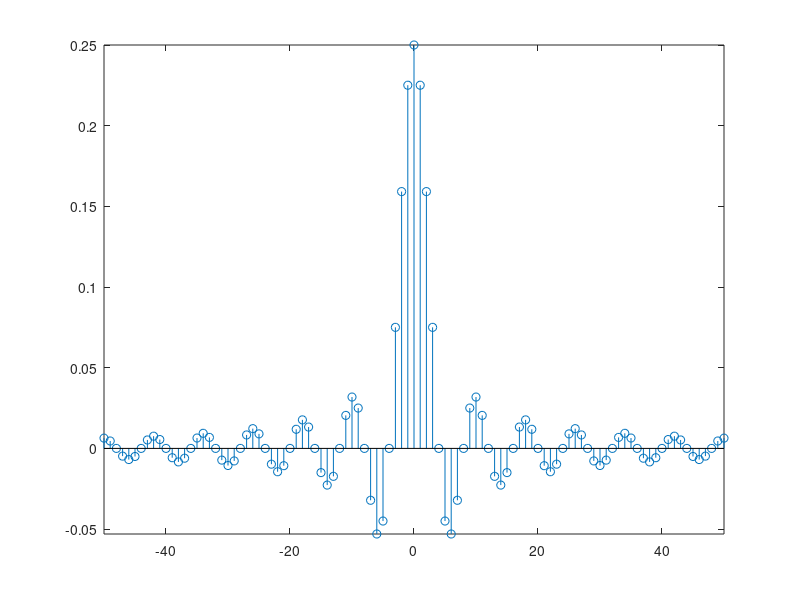
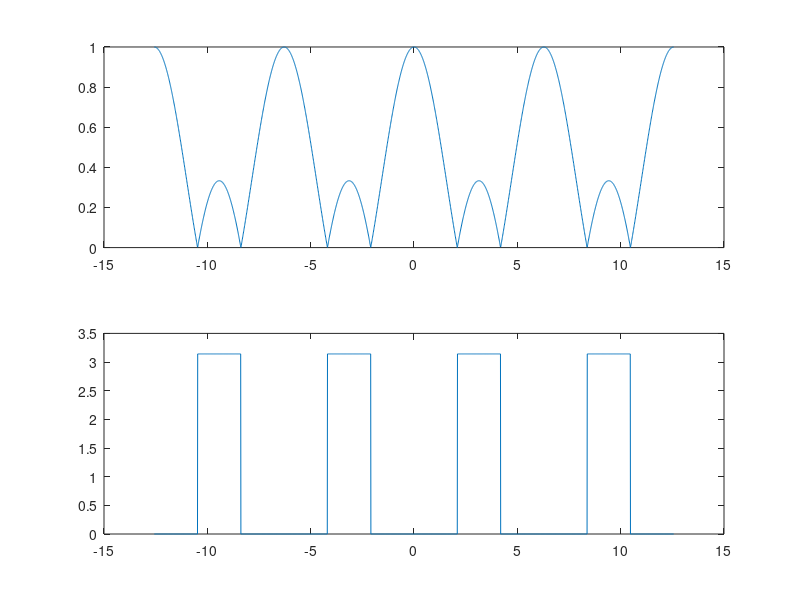
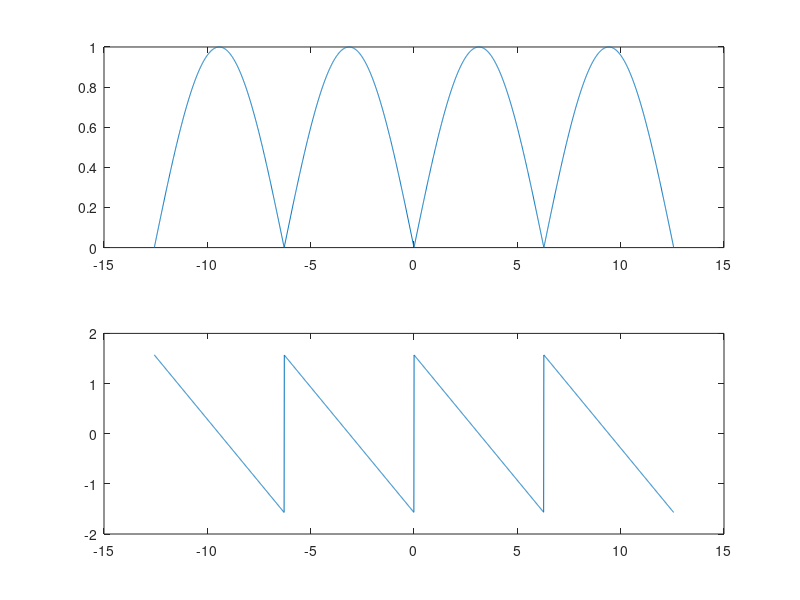
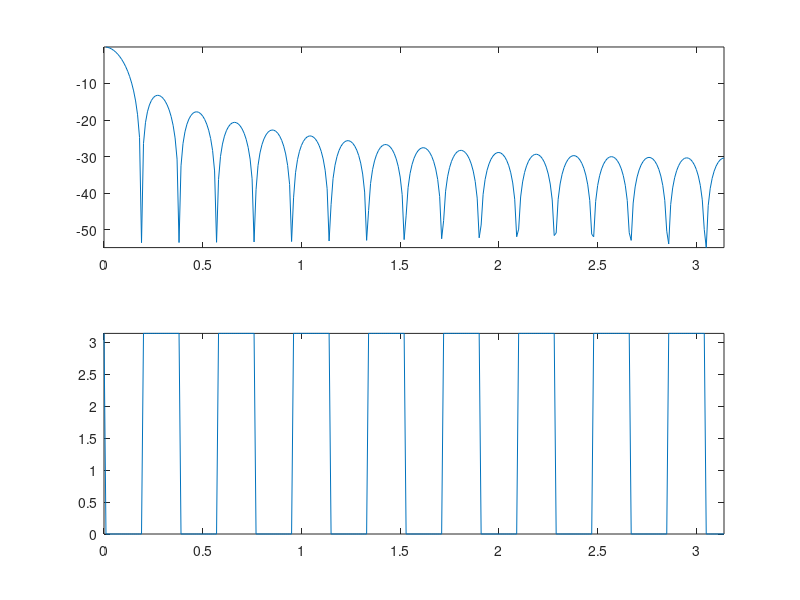

MATLAB code to generate these figures, in order: (Note: this script raises an error after producing the figures.)
%% time domain representation of Ideal Frequency Selective Filter (IFF)

OmegaC = pi/4;
n1 = -50:50;
h = OmegaC/pi*sinc(OmegaC*n1/pi);
stem(n1,h);
axis tight
% this is a box in frequency domain

%% Non Ideal Frequency Selective Filter (NFF)

% a three point average is a low pass filer:
% y(n) = [x(n-1)+x(n)+x(n+1)]/3
% H(w) = [1+2cos(w)]/3

o = -4*pi:0.01:4*pi;
H = (1+2*cos(o))/3;
figure
subplot(2,1,1);
plot(o,abs(H) );
subplot(2,1,2);
plot(o,angle(H) );

% a difference is a high pass filer:
% y(n) = [x(n)-x(n-1)]/2
% H(w) = je^(-jw/2)sin(w/2)

o = -4*pi:0.01:4*pi;
H = exp(-1i*o/2)*1i.*(sin(o/2));
figure
subplot(2,1,1);
plot(o,abs(H) );
subplot(2,1,2);
plot(o,angle(H) );

%% moving average

o = 0:0.01:1*pi;
M = 16;
N = 16;
H = 1/(N+M+1)*exp(1i*o*(N-M)/2).*sin(o*(M+N+1)/2)./sin(o/2);
figure
subplot(2,1,1);
plot(o,20*log10(abs(H)) ); axis tight;
subplot(2,1,2);
plot(o,angle(H) ); axis tight;

% effect of changing M,N
figure 
[M,N] = deal(16);
H = 1/(N+M+1)*exp(1i*o*(N-M)/2).*sin(o*(M+N+1)/2)./sin(o/2);
plot(o,20*log10(abs(H)) ); hold on;

[M,N] = deal(32);
H = 1/(N+M+1)*exp(1i*o*(N-M)/2).*sin(o*(M+N+1)/2)./sin(o/2);
plot(o,20*log10(abs(H)) ); hold on;

[M,N] = deal(64);
H = 1/(N+M+1)*exp(1i*o*(N-M)/2).*sin(o*(M+N+1)/2)./sin(o/2);
plot(o,20*log10(abs(H)) ); hold on;

%% MA with different weights b_k

% ----------- weighted moving average
n1 = -100:100;
h = 2/33*sinc(2*n1/33); 
idx = find(abs(n1)>32);
h(idx)=0;
figure;stem(n1,h)


M = 500;
k = -M:M;
w = (pi/M)*k;

H = h*(exp(-1i*pi/M)).^(n1'*k);

% with fft
U = fftshift(fft(h,1001));

% ---------- simple moving average
[M,N] = deal(16);
H2 = 1/(N+M+1)*exp(1i*w*(N-M)/2).*sin(w*(M+N+1)/2)./sin(w/2);

figure;
plot(w,20*log10(abs(H)),'b'); xlim([-pi/4,pi/4]); hold on;
plot(w,20*log10(abs(H2)),'r'); 
plot(w,20*log10(abs(U)),'g');

%% windows (filters)

L = 64;
w1 = kaiser(L,0); % beta is tapering 
w2 = bartlett(L);
w3 = hamming(L);
w4 = kaiser(L,20);
w5 = hanning(L);
wvtool(w1,w2,w3,w4,w5);

%% effect of the windows - box 

n1 = -10:10;
h = sin(pi*n1/4)./(pi*n1); h(isnan(h))=0.25;
figure
stem(n1,h); hold on;
[h,n1] = sigshift(h,n1,10);  
stem(n1,h);

% freq(B,A,N)
[H,W] = freqz(h,1,265);
figure
subplot(2,2,1)
stem(n1,h); grid on; axis tight;
subplot(2,2,2);
plot(W/pi, abs(H)); grid on; axis tight;
subplot(2,2,3);
plot(W/pi, 20*log10(abs(H))); grid on; axis tight;
subplot(2,2,4);
plot(W/pi, unwrap(angle(H))); grid on; axis tight;

%% effect of kasier window

hw = h.*kaiser(21,5)';
[HW, W] = freqz(hw,1,265);
% figure
subplot(2,2,1); hold on;
stem(n1,hw); grid on; axis tight;
subplot(2,2,2); hold on;
plot(W/pi, abs(HW)); grid on; axis tight;
subplot(2,2,3); hold on;
plot(W/pi, 20*log10(abs(HW))); grid on; axis tight;
subplot(2,2,4); hold on;
plot(W/pi, unwrap(angle(HW))); grid on; axis tight;

%% effect of hamming window

hw = h.*hamming(21)';
[HW, W] = freqz(hw,1,265);
% figure
subplot(2,2,1); hold on;
stem(n1,hw); grid on; axis tight;
subplot(2,2,2); hold on;
plot(W/pi, abs(HW)); grid on; axis tight;
subplot(2,2,3); hold on;
plot(W/pi, 20*log10(abs(HW))); grid on; axis tight;
subplot(2,2,4); hold on;
plot(W/pi, unwrap(angle(HW))); grid on; axis tight;
